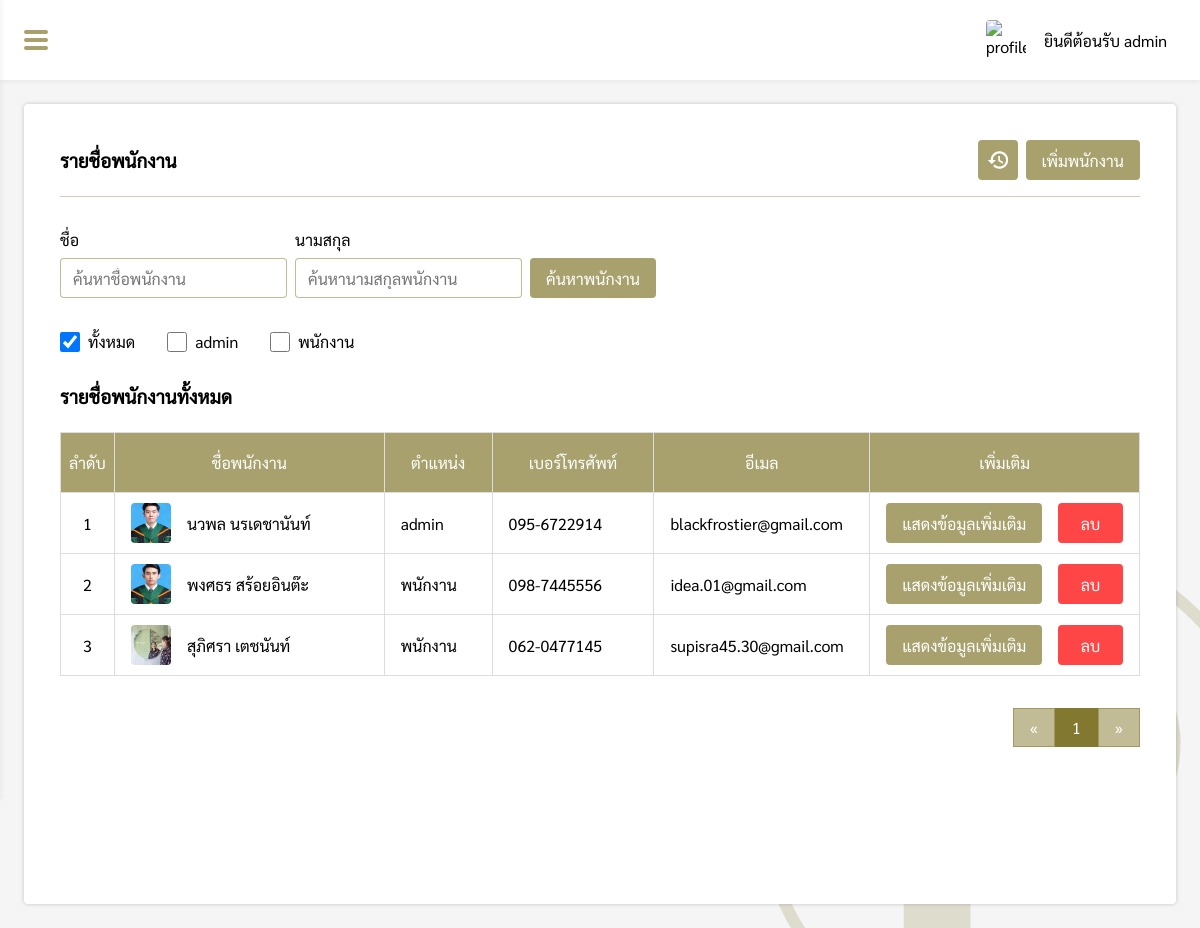
/pages/manage/employee/index.php (signed in), run on the app's committed database.
### tables this page shows
CREATE TABLE `employee` (
  `employee_id` int(11) NOT NULL,
  `come_date` varchar(20) NOT NULL,
  `out_date` varchar(20) DEFAULT NULL,
  `employee_status` varchar(20) NOT NULL,
  `title_name` varchar(10) NOT NULL,
  `firstname` varchar(50) NOT NULL,
  `lastname` varchar(50) NOT NULL,
  `nickname` varchar(50) NOT NULL,
  `position` varchar(50) NOT NULL,
  `id_card` varchar(13) NOT NULL,
  `tel` varchar(10) NOT NULL,
  `email` varchar(100) NOT NULL,
  `birthday` varchar(20) NOT NULL,
  `age` int(11) NOT NULL,
  `race` varchar(50) NOT NULL,
  `nationality` varchar(50) NOT NULL,
  `address` varchar(100) NOT NULL,
  `pic_idcard` varchar(100) NOT NULL,
  `pic_home` varchar(100) NOT NULL,
  `profile_img` varchar(100) NOT NULL
);

### pages/manage/employee/index.php (the view, shortened to what this page needs)
<?php
if($_SESSION['level'] == 'admin'){
    include('../../connection.php');
    function textFormat( $text = '', $pattern = '', $ex = '' ) {
        $cid = ( $text == '' ) ? '0000000000000' : $text;
        $pattern = ( $pattern == '' ) ? '_-____-_____-__-_' : $pattern;
        $p = explode( '-', $pattern );
        $ex = ( $ex == '' ) ? '-' : $ex;
        $first = 0;
        $last = 0;
        for ( $i = 0; $i <= count( $p ) - 1; $i++ ) {
           $first = $first + $last;
           $last = strlen( $p[$i] );
           $returnText[$i] = substr( $cid, $first, $last );
        }
        return implode( $ex, $returnText );
     }
     $firstname = @$_REQUEST["firstname"];
     $lastname = @$_REQUEST["lastname"];
     $check = @$_REQUEST["position"];
?>
<!DOCTYPE html>
<html lang="en">
<head>
    <link rel="stylesheet" href="../../../css/employee.css">
    <link rel="stylesheet" href="../../../css/navbar.css">
</head>
<body>
    <?php include('../../../components/sidebar.php'); ?>
    <div class="box">
        <div id="box-padding" style="padding:24px;">
            <div class="employee-box">
                <div style="display:flex;justify-content:space-between;align-items:center;">
                    <h3>รายชื่อพนักงาน</h3>
                    <div class="option-grid">
                        <a href="emHistory.php"><button class="history-btn"></button></a>
                        <a href="../employee/addemployee.php"><button>เพิ่มพนักงาน</button></a>
                    </div>
                </div>
                <div class="hr"></div>
                <div id="search-box" style="height:86px;">
                    <div class="search">
                        <div style="padding-right:8px;">
                            <p>ชื่อ</p>
                            <input type="text" id="firstname" value="<?php echo $firstname; ?>"
                                placeholder="ค้นหาชื่อพนักงาน">
                        </div>
                        <div style="padding-right:8px;">
                            <p>นามสกุล</p>
                            <input type="text" id="lastname" value="<?php echo $lastname; ?>"
                                placeholder="ค้นหานามสกุลพนักงาน">
                        </div>
                        <button id="search_em">ค้นหาพนักงาน</button>
                    </div>
                </div>
                <div class="checkbox-flex">
                    <div>
                        <input type="checkbox" id="all" <?php if(!isset($check)){ echo "checked"; } ?>>
                        <label>ทั้งหมด</label>
                    </div>
                    <div>
                        <input type="checkbox" id="c_admin" <?php if($check == "admin"){ echo "checked"; } ?>>
                        <label>admin</label>
                    </div>
                    <div>
                        <input type="checkbox" id="c_employee" <?php if($check == "employee"){ echo "checked"; } ?>>
                        <label>พนักงาน</label>
                    </div>
                </div>
                <div style="padding-top:32px;">
                    <?php
                    if(isset($firstname) && !isset($lastname)){
                        echo '<h3>ผลการค้นหาชื่อ "'.$firstname.'"</h3>';
                    }else if(!isset($firstname) && isset($lastname)){
                        echo '<h3>ผลการค้นหานามสกุล "'.$lastname.'"</h3>';
                    }else if(isset($firstname) && isset($lastname)){
                        echo '<h3>ผลการค้นหาชื่อ "'.$firstname.' '.$lastname.'"</h3>';
                    }else{
                        echo "<h3>รายชื่อพนักงานทั้งหมด</h3>";
                    }
                    $perpage = 10;
                    if (isset($_GET['page'])) {
                    $page = $_GET['page'];
                    } else {
                    $page = 1;
                    }
                    $start = ($page - 1) * $perpage;
                    $num = $start + 1;
                    if(isset($firstname) && !isset($lastname) && !isset($check)){
                        $sql = "SELECT employee_id, title_name, firstname, lastname, position, id_card, tel, email, profile_img FROM employee WHERE firstname = '$firstname' AND employee_status = 'กำลังทำงาน' limit {$start} , {$perpage}";
                    }else if(!isset($firstname) && isset($lastname) && !isset($check)){
                        $sql = "SELECT employee_id, title_name, firstname, lastname, position, id_card, tel, email, profile_img FROM employee WHERE lastname = '$lastname' AND employee_status = 'กำลังทำงาน' limit {$start} , {$perpage}";
                    }else if(isset($firstname) && isset($lastname) && !isset($check)){
                        $sql = "SELECT employee_id, title_name, firstname, lastname, position, id_card, tel, email, profile_img FROM employee WHERE firstname = '$firstname' AND lastname = '$lastname' AND employee_status = 'กำลังทำงาน' limit {$start} , {$perpage}";
                    }else if(isset($firstname) && !isset($lastname) && isset($check)){
                        $sql = "SELECT employee_id, title_name, firstname, lastname, position, id_card, tel, email, profile_img FROM employee WHERE firstname = '$firstname' AND employee_status = 'กำลังทำงาน' AND position = '$check' limit {$start} , {$perpage}";
                    }else if(!isset($firstname) && isset($lastname) && isset($check)){
                        $sql = "SELECT employee_id, title_name, firstname, lastname, position, id_card, tel, email, profile_img FROM employee WHERE lastname = '$lastname' AND employee_status = 'กำลังทำงาน' AND position = '$check' limit {$start} , {$perpage}";
                    }else if(isset($firstname) && isset($lastname) && isset($check)){
                        $sql = "SELECT employee_id, title_name, firstname, lastname, position, id_card, tel, email, profile_img FROM employee WHERE firstname = '$firstname' AND lastname = '$lastname' AND employee_status = 'กำลังทำงาน' AND position = '$check' limit {$start} , {$perpage}";
                    }else if(!isset($firstname) && !isset($lastname) && isset($check)){
                        $sql = "SELECT employee_id, title_name, firstname, lastname, position, id_card, tel, email, profile_img FROM employee WHERE employee_status = 'กำลังทำงาน' AND position = '$check' limit {$start} , {$perpage}";
                    }else{
                        $sql = "SELECT employee_id, title_name, firstname, lastname, position, id_card, tel, email, profile_img FROM employee WHERE employee_status = 'กำลังทำงาน' limit {$start} , {$perpage}";
                    }
                    $result = $conn->query($sql);
                    if ($result->num_rows > 0) {
                    ?>
                    <div style="overflow-x: auto;overflow-y:hidden;">
                        <table>
                            <tr>
                                <th>ลำดับ</th>
                                <th>ชื่อพนักงาน</th>
                                <th>ตำแหน่ง</th>
                                <th>เบอร์โทรศัพท์</th>
                                <th>อีเมล</th>
                                <th>เพิ่มเติม</th>
                            </tr>
                            <?php while($row = $result->fetch_assoc()) { ?>
                            <tr>
                                <td>
                                    <div style="display:flex;justify-content:center;">
                                        <?php echo $num; ?>
                                    </div>
                                </td>
                                <td>
                                    <div class="grid">
                                        <img src="../../images/employee/<?php echo $row['id_card']; ?>/<?php echo $row["profile_img"]; ?>"
                                            alt="">
                                        <p><?php echo $row["firstname"]; ?> <?php echo $row["lastname"]; ?></p>
                                    </div>
                                </td>
                                <td>
                                    <div>
                                        <p><?php if($row["position"] == "employee"){ echo "พนักงาน"; }else{ echo $row["position"]; } ?>
                                        </p>
                                    </div>
                                </td>
                                <td><?php echo textFormat($row["tel"],"___-_______"); ?></td>
                                <td><?php echo $row["email"]; ?></td>
                                <td>
                                    <div class="grid-btn">
                                        <a href="../employee/emDetail.php?employee_id=<?php echo $row['employee_id']; ?>"><button type="button" class="more-btn" title="แสดงข้อมูลเพิ่มเติม">แสดงข้อมูลเพิ่มเติม</button></a>
                                        <button type="button" class="del-btn" id="<?php echo $row["employee_id"]; ?>" title="ลบข้อมูล">ลบ</button>
                                    </div>
                                </td>
                            </tr>
                            <?php $num++; } ?>
                        </table>
                    </div>
                    <?php
                    $sql2 = "SELECT * FROM employee";
                    $query2 = mysqli_query($conn, $sql2);
                    $total_record = mysqli_num_rows($query2);
                    $total_page = ceil($total_record / $perpage);
                    ?>
                    <div style="display:flex;justify-content:flex-end">
                        <div class="pagination">
                            <a href="index.php?page=1">&laquo;</a>
                            <?php for($i=1;$i<=$total_page;$i++){ ?>
                            <a href="index.php?page=<?php echo $i; ?>"
                                <?php if($page == $i){ echo "style='background-color: rgb(131, 120, 47, 1);color:#fff;'"; }?>><?php echo $i; ?></a>
                            <?php } ?>
                            <a href="index.php?page=<?php echo $total_page; ?>">&raquo;</a>
                        </div>
                    </div>
                    <?php }else{
                        echo "<div style='padding-top:32px;'>ไม่มีรายชื่อพนักงานที่ค้นหา</div>";
                    } ?>
                </div>
            </div>
        </div>
    </div>
</body>
</html>
<?php
}else{
    Header("Location: ../../login.php");
}
?>

### css/employee.css (style rules this page uses)
* { margin: 0; padding: 0; box-sizing: border-box; font-family: Sarabun; }
.box { padding: 80px 0 0 260px; }
.employee-box { width: 100%; min-height: 800px; padding: 36px; border-radius: 4px; background-color: #fff; -webkit-box-shadow: 0px 0px 4px 0px rgba(0, 0, 0, 0.2); -moz-box-shadow: 0px 0px 4px 0px rgba(0, 0, 0, 0.2); box-shadow: 0px 0px 4px 0px rgba(0, 0, 0, 0.2); }
.employee-box .option-grid { display: grid; grid-template-columns: 40px auto; column-gap: 8px; }
.employee-box .option-grid a { height: 40px; }
.employee-box .option-grid .history-btn { width: 40px; background-image: url("../img/tool/history-icon.png"); background-repeat: no-repeat; background-position: center; }
.hr { margin: 16px auto 32px auto; border-bottom: 1px solid rgb(131, 120, 47, 0.7); opacity: 0.5; }
.employee-box .search { display: flex; align-items: flex-end; }
.employee-box .search input { margin-top: 8px; width: 100%; height: 40px; padding: 0 12px; border-radius: 4px; outline: none; border: 1px solid rgb(131, 120, 47, 0.5); font-size: 16px; transition: 0.3s; }
.employee-box table { margin-top: 24px; width: 100%; border-collapse: collapse; border-radius: 4px; }
.employee-box table tr th:nth-child(1) { width: 5%; }
.employee-box table tr th:nth-child(2) { width: 25%; }
.employee-box table tr th:nth-child(3) { width: 10%; }
.employee-box table tr th:nth-child(4) { width: 15%; }
.employee-box table tr th:nth-child(5) { width: 20%; }
.employee-box table tr th:nth-child(6) { width: 25%; }
.employee-box table tr { height: 60px; }
.employee-box table th { cursor: pointer; color: #fff; background-color: rgb(131, 120, 47, 0.7); font-weight: 500; }
.employee-box table th, .employee-box table td { height: 60px; border: 1px solid #ddd; }
.employee-box table th { justify-content: center; }
.employee-box table td { padding: 0 16px; white-space: nowrap; overflow: hidden; text-overflow: ellipsis; }
.employee-box table td .grid { display: grid; grid-template-columns: 40px auto; grid-column-gap: 16px; align-items: center; height: 60px; }
.employee-box table td img { width: 40px; height: 40px; object-fit: cover; border-radius: 4px; }
.employee-box button { width: auto; height: 40px; padding: 0 16px; border-radius: 4px; border: none; background-color: rgb(131, 120, 47, 0.7); font-size: 16px; font-weight: 500; color: #fff; cursor: pointer; transition: 0.3s; }
.employee-box table td .del-btn { background-color: rgb(255, 70, 70); }
.employee-box table td .grid-btn { display: grid; grid-template-columns: 1fr 1fr; grid-gap: 0 16px; }
.pagination { padding: 32px 0; display: inline-block; }
.pagination a { color: #fff; float: left; padding: 8px 16px; text-decoration: none; transition: background-color .3s; border: 1px solid rgb(131, 120, 47, 0.5); background-color: rgb(131, 120, 47, 0.5); }
.employee-box .checkbox-flex { padding-top: 16px; display: flex; align-items: center; column-gap: 32px; }
.employee-box .checkbox-flex > div { display: flex; align-items: center; column-gap: 8px; }
.employee-box .checkbox-flex input[type=checkbox] { width: 20px; height: 20px; cursor: pointer; }
@media screen and (max-width: 1599px) { .box { padding: 80px 0 0 calc(100% - 1340px); } }
@media screen and (max-width: 1569px) { .box { padding: 80px 0 0 230px; } }
@media screen and (max-width: 1449px) { .box { padding: 80px 0 0 0; } }

### css/navbar.css (style rules this page uses)
* { margin: 0; padding: 0; box-sizing: border-box; font-family: Sarabun; }
body { width: 100%; min-height: 100vh; background: url(../img/tool/submain-banner.png) #f5f5f5 no-repeat bottom right; }

### data on the page
employee: id_card+profile_img (picture), firstname "นวพล", lastname "นรเดชานันท์", position "admin", tel "095-6722914", email "blackfrostier@gmail.com"
employee: id_card+profile_img (picture), firstname "พงศธร", lastname "สร้อยอินต๊ะ", position "พนักงาน", tel "098-7445556", email "idea.01@gmail.com"
employee: id_card+profile_img (picture), firstname "สุภิศรา", lastname "เตชนันท์", position "พนักงาน", tel "062-0477145", email "supisra45.30@gmail.com"

### other printed values
$_SESSION['name'] "admin"
